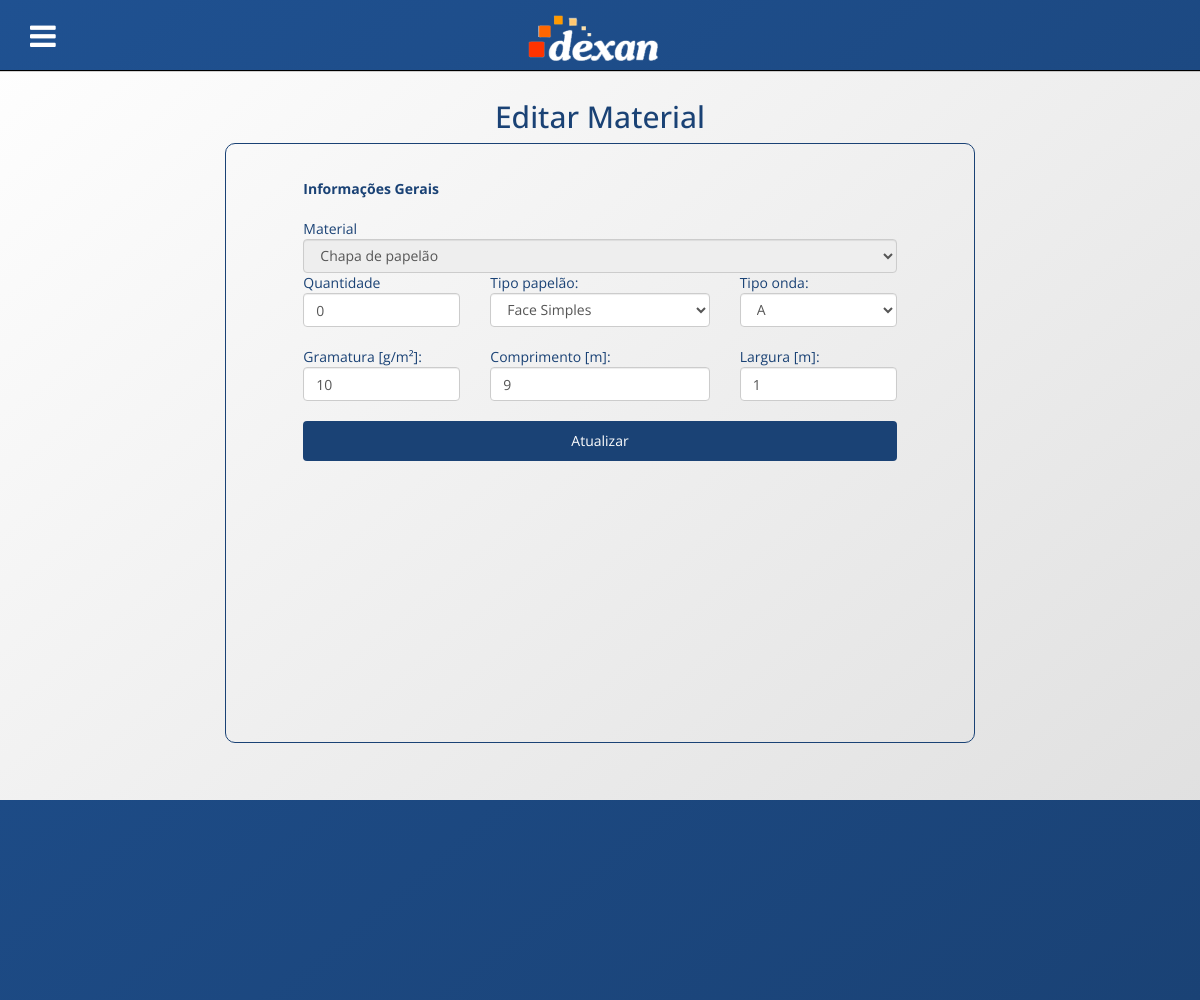
/editarmaterial.php?id=5 (signed in), run on the app's committed database.
### tables this page shows
CREATE TABLE `chapas` (
  `cod_material` int(11) NOT NULL,
  `cod_tipo_onda` int(11) NOT NULL,
  `cod_tipo_papelao` int(11) NOT NULL,
  `gramatura` float NOT NULL,
  `comprimento` float NOT NULL,
  `largura` float NOT NULL
);

CREATE TABLE `materiais` (
  `cod` int(11) NOT NULL,
  `quantidade` int(11) NOT NULL
);

### db/database.php (called while the page is built, shortened)
<?php
function db_connect() {
    static $connection;
    if (!isset($connection)) {
        $db_host = 'localhost';
        $db_user = 'root';
        $db_password = '';
        $db_name = 'dexan_estoque';
        $connection = mysqli_connect($db_host, $db_user, $db_password, $db_name);
    }
    return $connection;
}
function db_query($query) {
    $connection = db_connect();
    return mysqli_query($connection, $query);
}
function db_select($query) {
    $rows = array();
    $result = db_query($query);
    while ($row = mysqli_fetch_assoc($result))
        $rows[] = $row;
    return $rows;
}
function db_quote($value) {
    $connection = db_connect();
    return mysqli_real_escape_string($connection, $value);
}
?>

### editarmaterial.php (the view, shortened to what this page needs)
<?php
include 'header.php';
function print_tipos_papelao($default=0) {
    $rows = db_select("SELECT cod,tipo FROM tipos_papelao");
    foreach ($rows as $row) {
		if ($row['cod'] == $default) {
			echo "<option value=\"$row[cod]\" selected>$row[tipo]</option>";
		} else {
			echo "<option value=\"$row[cod]\">$row[tipo]</option>";
		}
    }
}
function print_tipos_onda($default=0) {
    $rows = db_select("SELECT cod,tipo FROM tipos_onda");
    foreach ($rows as $row) {
		if ($row['cod'] == $default) {
			echo "<option value=\"$row[cod]\" selected>$row[tipo]</option>";
		} else {
			echo "<option value=\"$row[cod]\">$row[tipo]</option>";
		}
    }
}
function validar_cod_material($input) {
    return true;
}
$chapa = false;
$secundario = false;
$cod_material = 0;
if (isset($_GET['id'])) {
	$cod_material = db_quote($_GET['id']);
	if (validar_cod_material($cod_material)) {
		$rows = db_select("SELECT cod_material FROM chapas WHERE cod_material=$cod_material");
		$chapa = $rows != null;
	}
}
$largura = 0;
$comprimento = 0;
$gramatura = 0;
$cod_tipo_onda = 0;
$cod_tipo_papelao = 0;
$quantidade = 0;
$descricao = "";
if ($chapa) {
	$rows = db_select("SELECT
		materiais.quantidade AS materiais_quantidade,
		tipos_papelao.tipo AS tipos_papelao_tipo,
		tipos_onda.tipo AS tipos_onda_tipo,
		chapas.gramatura AS chapas_gramatura,
		chapas.comprimento AS chapas_comprimento,
		chapas.largura AS chapas_largura,
		materiais.cod AS materiais_cod,
		chapas.cod_tipo_onda AS chapas_cod_tipo_onda,
		chapas.cod_tipo_papelao AS chapas_cod_tipo_papelao
		FROM chapas, materiais, tipos_onda, tipos_papelao
		WHERE materiais.cod = $cod_material
			AND chapas.cod_material = materiais.cod
			AND tipos_onda.cod = chapas.cod_tipo_onda
			AND tipos_papelao.cod = chapas.cod_tipo_papelao");
	$largura = $rows[0]['chapas_largura'];
	$comprimento = $rows[0]['chapas_comprimento'];
	$gramatura = $rows[0]['chapas_gramatura'];
	$quantidade = $rows[0]['materiais_quantidade'];
	$cod_tipo_onda = $rows[0]['chapas_cod_tipo_onda'];
	$cod_tipo_papelao = $rows[0]['chapas_cod_tipo_papelao'];
} else if ($secundario) {
	$rows = db_select("SELECT
		materiais_secundarios.descricao AS materiais_secundarios_descricao,
		materiais.quantidade AS materiais_quantidade
		FROM materiais_secundarios, materiais
		WHERE materiais.cod = $cod_material AND materiais_secundarios.cod_material = materiais.cod");
	if ($rows == false) {
		die("");
	}
	$quantidade = $rows[0]['materiais_quantidade'];
	$descricao = $rows[0]['materiais_secundarios_descricao'];
}
?>
<section class="home container" id="home">
<div class="row">
	<div class="col-sm-6 col-sm-offset-3">
		<h2>Editar Material</h2>
	</div>
</div>
<div class="row">
	<div class="col-sm-8 col-sm-offset-2">
		<form action="webservice/editarmaterial.php" method="POST" class="boxCadastro">
			<br>
			<div class="row">
				<div class="col-sm-3 col-sm-offset-1">
					<b>Informações Gerais</b>
				</div>
			</div>
			<br>
			<div class="row">
				<div class="col-sm-10 col-sm-offset-1">
					Material
					<select name="tipo_material" class="form-control" id="tipoMaterial" readonly>
						<?php if ($chapa) { ?>
							<option value="chapa">Chapa de papelão</option>
						<?php } if ($secundario) { ?>
							<option value="secundario">Secundário</option>
						<?php } ?>
					</select>
				</div>
			</div>
			<?php if ($chapa) { ?>
				<div class="row">
					<div class="col-sm-3 col-sm-offset-1">
						Quantidade
						<input type="text" name="quantidade" class="form-control" placeholder="" value="<?php echo $quantidade; ?>">
					</div>
					<div class="col-sm-4 ">
						Tipo papelão:
						<select class="form-control" name="tipo_papelao"><?php print_tipos_papelao($cod_tipo_papelao); ?> </select><br>
					</div>
					<div class="col-sm-3 ">
						Tipo onda:
						<select class="form-control" name="tipo_onda"><?php print_tipos_onda($cod_tipo_onda); ?> </select><br>
					</div>
				</div>
				<div class="row">
					<div class="col-sm-3 col-sm-offset-1">
						Gramatura [g/m²]:
						<input type="text" class="form-control" name="gramatura" value="<?php echo $gramatura; ?>"><br>
					</div>
					<div class="col-sm-4 ">
						Comprimento [m]:
						<input type="text" class="form-control" name="comprimento" value="<?php echo $comprimento; ?>"><br>
					</div>
					<div class="col-sm-3 ">
						Largura [m]:
						<input type="text" class="form-control" name="largura" value="<?php echo $largura; ?>"><br>
					</div>
				</div>
			<?php } else if ($secundario) { ?>
                <div id="formMaterialSecundario">
    				<div class="row">
    					<div class="col-sm-3 col-sm-offset-1">
    						Quantidade
    						<input type="text" name="quantidade2" class="form-control" placeholder="" value="<?php echo $quantidade; ?>">
    					</div>
    					<div class="col-sm-4 ">
    						Descrição:
    						<input type="text" class="form-control" name="descricao" value="<?php echo $descricao; ?>"><br>
    					</div>
    				</div>
    			</div>
			<?php }?>
			<div class="row">
				<div class="col-sm-10 col-sm-offset-1">
					<button type="submit" name="editar" class="btn btn-cadastrarMaterial">Atualizar</button>
				</div>
			</div>
			<br>
			<div class="row">
				<div class="col-sm-10 col-sm-offset-1">
				</div>
			</div>
	</div>
</div>
 </section>
<?php
include 'footer.php';
?>

### css/style.css (style rules this page uses)
body { font-family: 'Open Sans', sans-serif; background: linear-gradient(to bottom right, #fff, #ddd) fixed no-repeat; color: #1A4275; }
.home.container { text-align: center; padding-top: 80px; height: 800px; }
.boxCadastro { text-align: left; height: 600px; border: 1px solid #1A4275; border-radius: 10px; padding: 2%; }
.btn-cadastrarMaterial { color: #fff; background-color: #1A4275; width: 100%; height: 40px; position: absolute bottom; }

### data on the page
chapas: quantidade "0", gramatura "10", comprimento "9", largura "1"

### other printed values
form field tipo_papelao "Face Simples"
form field tipo_onda "A"
